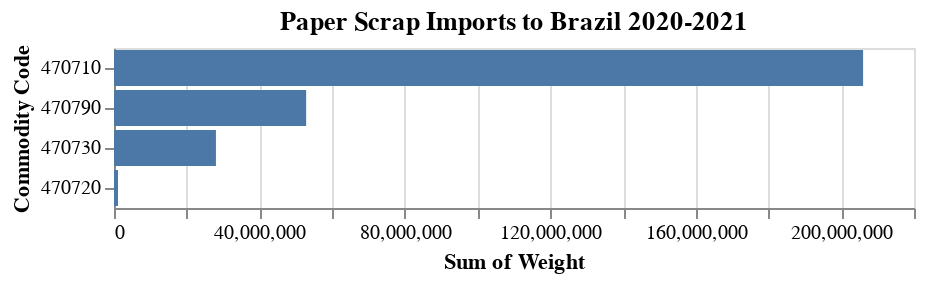

The notebook cell saved with this chart:
### Code cell
alt.Chart(all_HS).mark_bar().encode(
    x='sum(Weight):Q',
    y=alt.Y('Commodity Code:O',sort='-x')
).properties(
    title='Paper Scrap Imports to Brazil 2020-2021')

### Figure 1 — Vega-Lite specification as saved in the notebook (floating-point values rounded to 4 significant figures; data arrays with more than 128 entries replaced by an {"elided": "..."} marker saying what was removed)
{"config": {"view": {"continuousWidth": 400, "continuousHeight": 300}}, "data": {"name": "data-09f88b7d18d0bd7b76a2d81a7b4400c1"}, "mark": "bar", "encoding": {"x": {"type": "quantitative", "aggregate": "sum", "field": "Weight"}, "y": {"type": "ordinal", "field": "Commodity Code", "sort": "-x"}}, "title": "Paper Scrap Imports to Brazil 2020-2021", "$schema": "https://vega.github.io/schema/vega-lite/v4.8.1.json", "datasets": {"data-09f88b7d18d0bd7b76a2d81a7b4400c1": {"elided": "417 records"}}}
